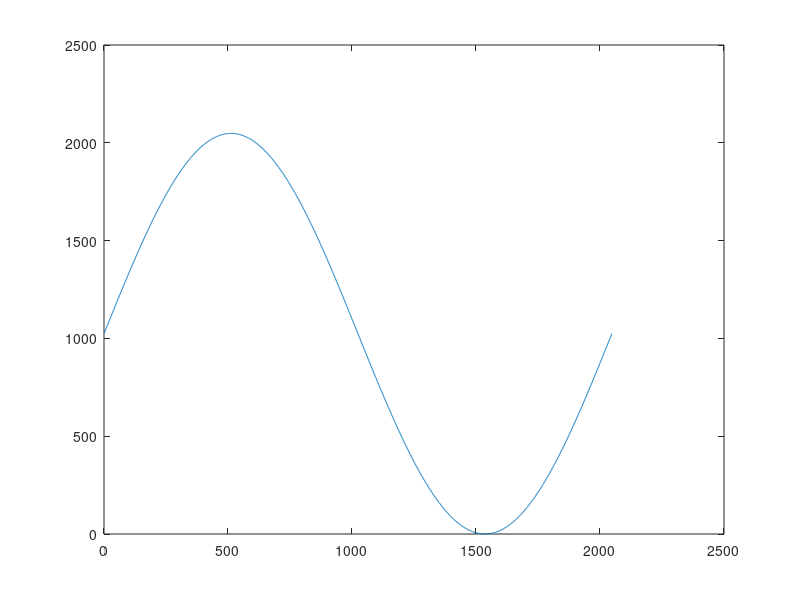
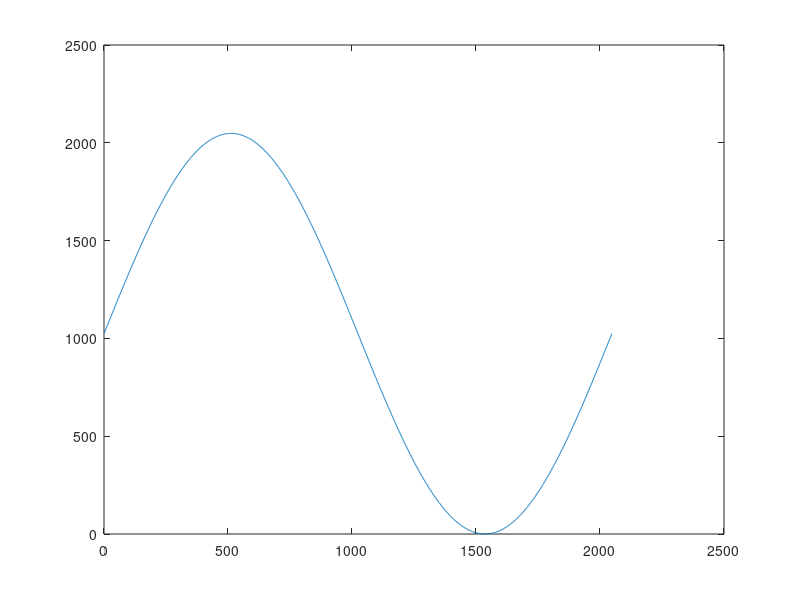
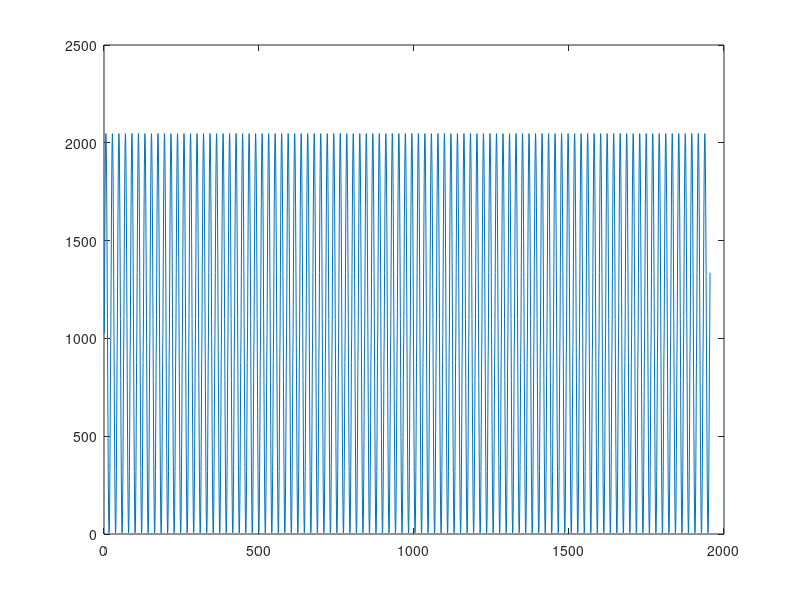

The MATLAB script that drew these images, in order:
clc;
clear all;
close all;
% The design can be modified for efficient use of memory. 
% In that way, only the first (pi/2) values need to be stored in the ROM. 
% That means the memory usage is reduced by a factor of 4. 

mem_len = 2048;
ivalue= [];

for i=1:mem_len
        radians = pi * 2.0 * i / mem_len; % get how far through the file we are, convert to radians
        fvalue = (sin(radians) + 1.0000) / 2.0000; % get sin value, in range 0.0-1.0
	    ivalue =[ivalue  int32(mem_len * fvalue)]; % convert from float to int, range from 0-0xFF
       
end
 s = dec2hex(ivalue)% convert int calue to hexadecimal string and strip the leading ""

figure;
plot(ivalue)

fileID = fopen('sine2048.hex','w');
fprintf(fileID,'%x \n',ivalue); % Line by line
%fprintf(fileID,'%x ',ivalue);%space between values
fclose(fileID);

Sine0=[];
Sine1=[];
index=1;
% m=3;% represend the frequency divisor
% for i=1:mem_len
%         Sine0 = [Sine0 ivalue(i)]; % get sin value, in range 0.0-1.0
%         if mod(i, m) == 0
%             Sine1 = [Sine1 ivalue(index)]; 
%             index = index +1;
%         else
%             Sine1 = [Sine1 ivalue(index)];
%         end
%        
% end

N=100;% represend the frequency multiplier
for i=1:mem_len
    Sine0 = [Sine0 ivalue(i)]; % get sin value, in range 0.0-1.0     
    if (index >= mem_len) %|| (index > mem_len)
        index =1;
    else   
        Sine1 = [Sine1 ivalue(index)]; 
        index = index +N;
    end
end
figure;
plot(Sine0)
figure;
plot(Sine1)

% t_20=0 : pi/10 : 2*pi ;  % for 20 sample values. -- 20 Samples
% t_100=0 : pi/50 : 2*pi ;  % for 100 sample values. 100 Samples
% 
% 
% sine_20_128 = int32(sin(t_20)*10000/128)  %128 for 8 bit output.
% sine_100_128 = int32(sin(t_100)*10000/128)  %128 for 8 bit output.
% 
% sine_20_256 = int32(sin(t_20)*10000/512)  %512 for 6 bit output etc...
% sine_100_256 = int32(sin(t_100)*10000/512)  %512 for 6 bit output etc...
% 
% figure;
% stem(sine_20_128)
% hold on
% stem(sine_100_128)
% stem(sine_20_256)
% stem(sine_100_256)

